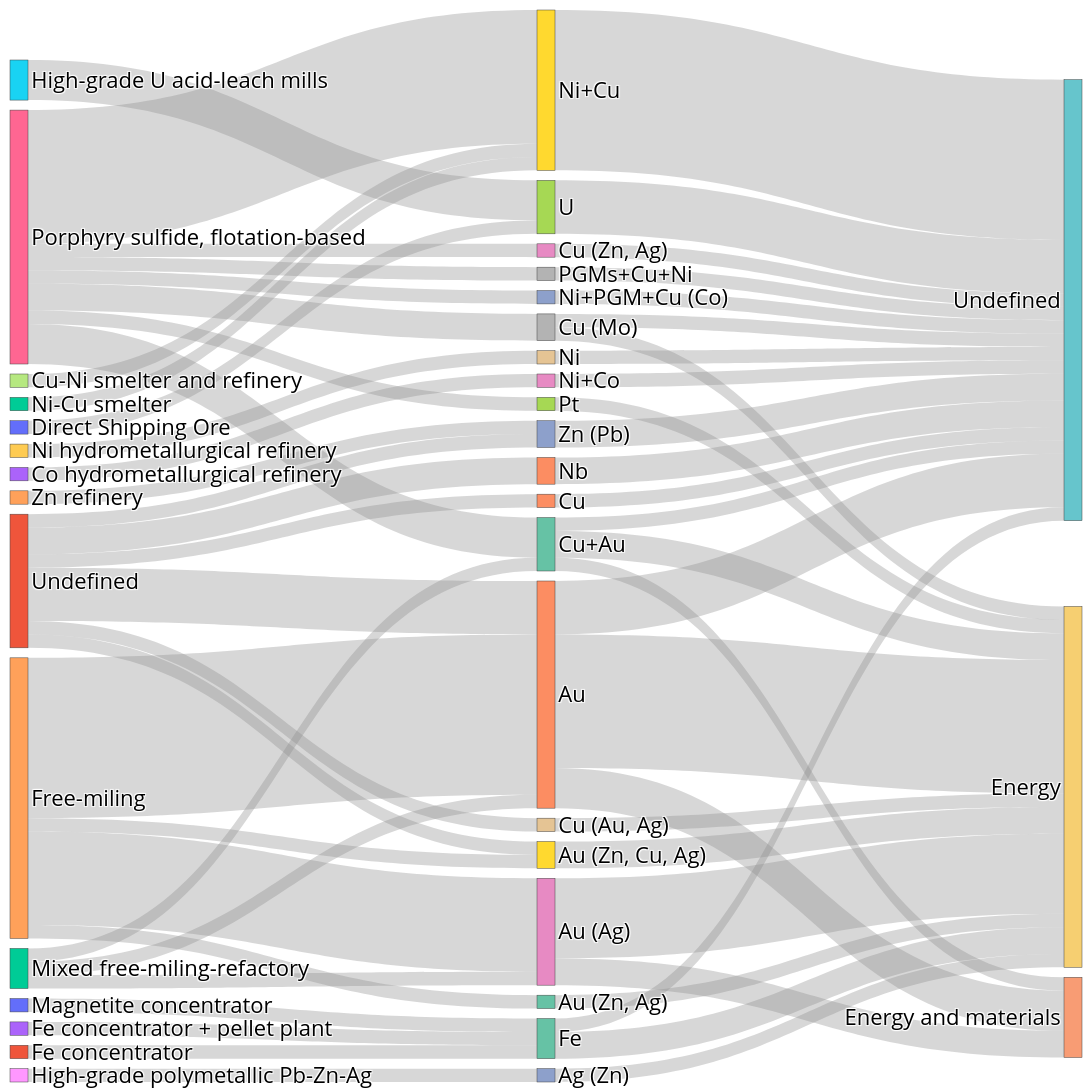

The code cell stored with this chart in its notebook:
### Code cell
plot_sankey_hierarchy(production_df, columns_to_plot, html_output="data/MetalliCan/sites_for_lci_archetypes.html")

### Figure 1 — Plotly figure (JSON) as saved in the notebook; plotly's stock layout.template omitted (floating-point values rounded to 4 significant figures)
{"data": [{"arrangement": "snap", "link": {"color": "rgba(140,140,140,0.35)", "source": [0, 1, 1, 2, 3, 4, 5, 6, 7, 1, 4, 6, 4, 1, 8, 6, 6, 1, 9, 10, 6, 6, 1, 6, 2, 2, 11, 12, 13, 14, 4, 15, 16, 17, 18, 15, 19, 20, 21, 18, 16, 22, 23, 22, 24, 25, 26, 27, 28, 29, 30, 31, 31, 16, 31, 32, 33, 34], "target": [15, 16, 17, 18, 15, 16, 19, 20, 20, 21, 18, 22, 23, 24, 25, 26, 27, 28, 29, 19, 30, 31, 32, 33, 31, 16, 15, 20, 34, 17, 28, 35, 36, 35, 36, 36, 35, 35, 36, 37, 35, 36, 36, 35, 35, 36, 35, 36, 36, 35, 35, 36, 35, 37, 37, 35, 35, 35], "value": [1, 4, 1, 1, 1, 12, 3, 10, 1, 1, 7, 2, 1, 1, 1, 1, 1, 1, 1, 1, 1, 3, 2, 1, 1, 1, 1, 1, 1, 1, 1, 1, 10, 2, 6, 2, 4, 12, 1, 2, 4, 1, 1, 1, 1, 1, 1, 1, 2, 1, 1, 2, 1, 3, 1, 2, 1, 1]}, "node": {"color": ["#636EFA", "#EF553B", "#00CC96", "#AB63FA", "#FFA15A", "#19D3F3", "#FF6692", "#B6E880", "#FF97FF", "#FECB52", "#636EFA", "#EF553B", "#00CC96", "#AB63FA", "#FFA15A", "rgb(102,194,165)", "rgb(252,141,98)", "rgb(141,160,203)", "rgb(231,138,195)", "rgb(166,216,84)", "rgb(255,217,47)", "rgb(229,196,148)", "rgb(179,179,179)", "rgb(102,194,165)", "rgb(252,141,98)", "rgb(141,160,203)", "rgb(231,138,195)", "rgb(166,216,84)", "rgb(255,217,47)", "rgb(229,196,148)", "rgb(179,179,179)", "rgb(102,194,165)", "rgb(252,141,98)", "rgb(141,160,203)", "rgb(231,138,195)", "rgb(102, 197, 204)", "rgb(246, 207, 113)", "rgb(248, 156, 116)"], "label": ["Magnetite concentrator", "Undefined", "Mixed free-miling-refactory", "Fe concentrator + pellet plant", "Free-miling", "High-grade U acid-leach mills ", "Porphyry sulfide, flotation-based", "Cu-Ni smelter and refinery", "High-grade polymetallic Pb-Zn-Ag", "Ni hydrometallurgical refinery", "Direct Shipping Ore", "Fe concentrator", "Ni-Cu smelter", "Co hydrometallurgical refinery", "Zn refinery", "Fe", "Au", "Zn (Pb)", "Au (Ag)", "U", "Ni+Cu", "Cu (Au, Ag)", "Cu (Mo)", "Au (Zn, Ag)", "Cu", "Ag (Zn)", "Cu (Zn, Ag)", "Pt", "Au (Zn, Cu, Ag)", "Ni", "PGMs+Cu+Ni", "Cu+Au", "Nb", "Ni+PGM+Cu (Co)", "Ni+Co", "Undefined", "Energy", "Energy and materials"], "pad": 10, "thickness": 18, "x": [0.0, 0.0, 0.0, 0.0, 0.0, 0.0, 0.0, 0.0, 0.0, 0.0, 0.0, 0.0, 0.0, 0.0, 0.0, 0.5, 0.5, 0.5, 0.5, 0.5, 0.5, 0.5, 0.5, 0.5, 0.5, 0.5, 0.5, 0.5, 0.5, 0.5, 0.5, 0.5, 0.5, 0.5, 0.5, 1.0, 1.0, 1.0]}, "type": "sankey"}], "layout": {"font": {"color": "black", "size": 22}, "margin": {"l": 10, "r": 10, "t": 10, "b": 10}, "width": 2000, "height": 1100, "paper_bgcolor": "white", "plot_bgcolor": "white"}}
